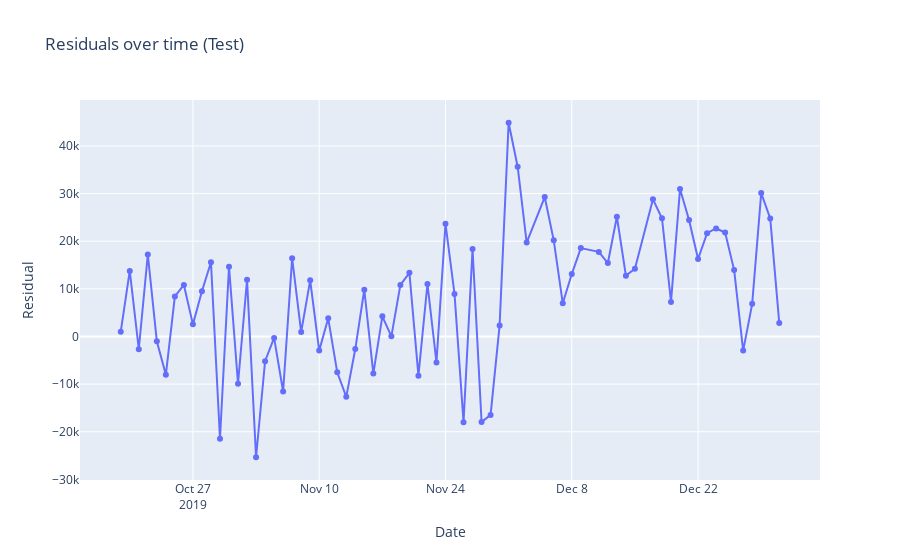

Source (notebook cell):
### Code cell
# residuals (actual - pred)
residuals = (y_test_true.flatten() - y_pred.flatten())
print("Residual mean:", residuals.mean().round(2))

# 2a) Residual time series (Plotly)
fig = go.Figure()
fig.add_trace(go.Scatter(x=dates_test, y=residuals, mode='lines+markers', name='Residuals'))
fig.update_layout(title='Residuals over time (Test)', xaxis_title='Date', yaxis_title='Residual')
pyoff.iplot(fig)
